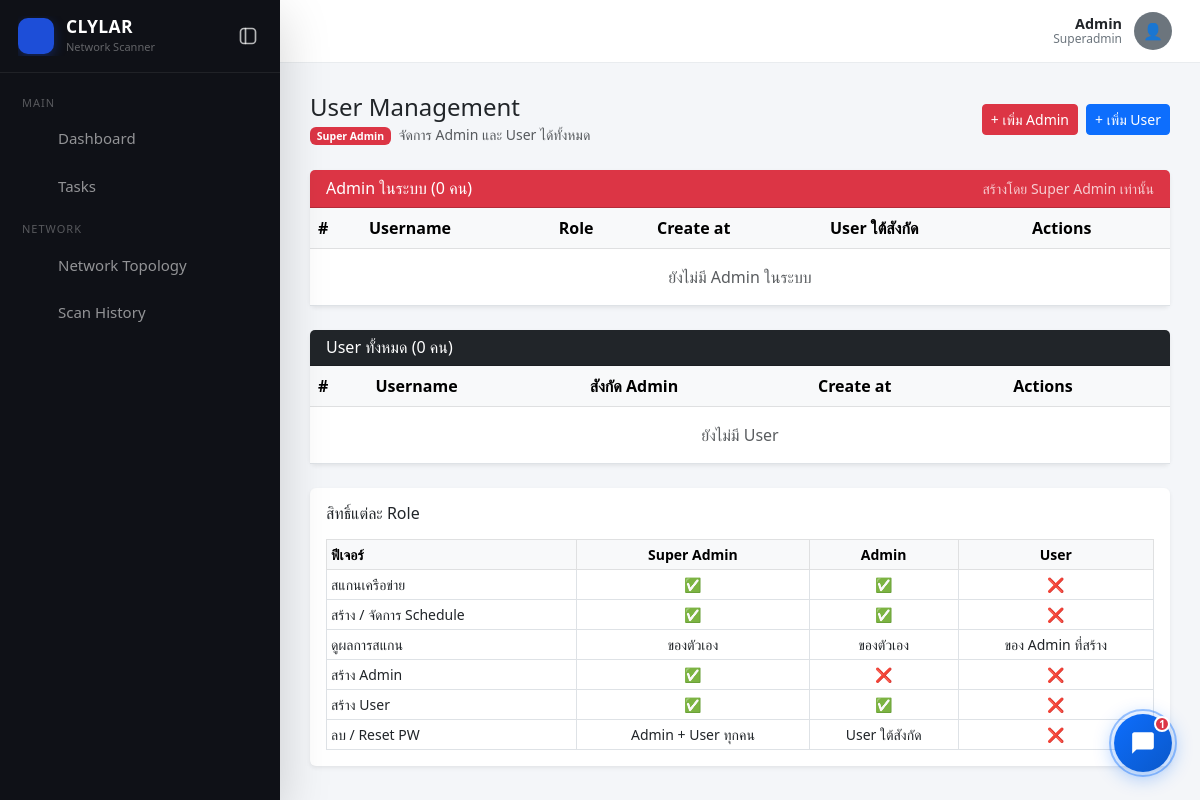
Page /users (signed in) on the earlier database version.
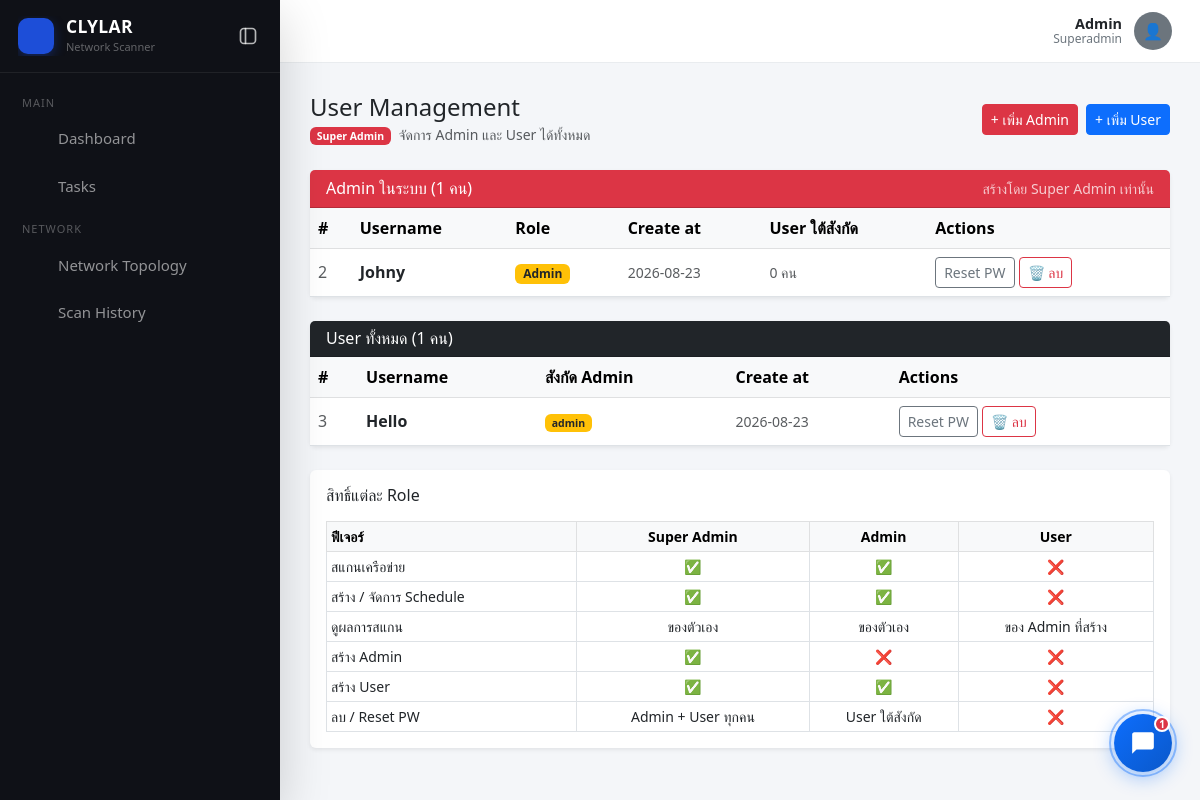
Same page on the later database version.
### models.py (models this page shows, shortened)
class User(db.Model, UserMixin):
    id = db.Column(db.Integer, primary_key=True)
    username = db.Column(db.String(50), unique=True, nullable=False)
    password_hash = db.Column(db.String(255), nullable=False)
    role = db.Column(db.String(20), default='user')
    created_by = db.Column(db.Integer, db.ForeignKey('user.id'), nullable=True)
    created_at = db.Column(db.DateTime, default=now_th)
    subordinates = db.relationship('User', backref=db.backref('creator', remote_side=[id]),
                                   foreign_keys=[created_by])
    @property
    def is_any_admin(self):
        return self.role in ('admin', 'superadmin')

### app.py (the view)
@app.route('/users')
@login_required
@user_management_required
def user_management():
    if current_user.role == 'superadmin':
        admins = User.query.filter_by(role='admin').order_by(User.id).all()
        users  = User.query.filter_by(role='user').order_by(User.id).all()
    else:
        admins = []
        users  = User.query.filter_by(role='user', created_by=current_user.id).order_by(User.id).all()
    return render_template('user_management.html', admins=admins, users=users)

### app.py (called while the page is built)
@login_manager.user_loader
def load_user(user_id):
    return User.query.get(int(user_id))

def user_management_required(f):
    @wraps(f)
    def decorated(*args, **kwargs):
        if not current_user.is_authenticated or not current_user.is_any_admin:
            abort(403)
        return f(*args, **kwargs)
    return decorated

### templates/user_management.html (shortened to what the changed rows need)
{% extends 'base.html' %}
{% block content %}
{% if current_user.role == 'superadmin' %}
<div class="card border-0 shadow-sm mb-4">
    <div class="card-header bg-danger text-white d-flex align-items-center justify-content-between">
        <h6 class="mb-0">Admin ในระบบ ({{ admins|length }} คน)</h6>
        <small class="opacity-75">สร้างโดย Super Admin เท่านั้น</small>
    </div>
    <table class="table table-hover align-middle mb-0">
        <thead class="table-light">
            <tr>
                <th>#</th>
                <th>Username</th>
                <th>Role</th>
                <th>Create at</th>
                <th>User ใต้สังกัด</th>
                <th>Actions</th>
            </tr>
        </thead>
        <tbody>
            {% for u in admins %}
            <tr>
                <td class="text-muted">{{ u.id }}</td>
                <td class="fw-bold">{{ u.username }}</td>
                <td><span class="badge bg-warning text-dark">Admin</span></td>
                <td class="small text-muted">{{ u.created_at.strftime('%Y-%m-%d') if u.created_at else '—' }}</td>
                <td class="small text-muted">{{ u.subordinates|length }} คน</td>
                <td>
                    <button class="btn btn-sm btn-outline-secondary"
                            data-bs-toggle="modal"
                            data-bs-target="#resetPwModal{{ u.id }}">
                            Reset PW
                    </button>
                    <form method="POST" action="/users/{{ u.id }}/delete" class="d-inline"
                          onsubmit="return confirm('ลบ Admin {{ u.username }} และ User ใต้สังกัดทั้งหมด?')">
                        <button class="btn btn-sm btn-outline-danger">🗑 ลบ</button>
                    </form>
                </td>
            </tr>
            {% else %}
            <tr>
                <td colspan="6" class="text-center text-muted py-3">ยังไม่มี Admin ในระบบ</td>
            </tr>
            {% endfor %}
        </tbody>
    </table>
</div>
{% endif %}
<div class="card border-0 shadow-sm mb-4">
    <div class="card-header bg-dark text-white d-flex align-items-center justify-content-between">
        <h6 class="mb-0">User
            {% if current_user.role == 'superadmin' %}
                ทั้งหมด ({{ users|length }} คน)
            {% else %}
                ใต้สังกัดของคุณ ({{ users|length }} คน)
            {% endif %}
        </h6>
    </div>
    <table class="table table-hover align-middle mb-0">
        <thead class="table-light">
            <tr>
                <th>#</th>
                <th>Username</th>
                {% if current_user.role == 'superadmin' %}<th>สังกัด Admin</th>{% endif %}
                <th>Create at</th>
                <th>Actions</th>
            </tr>
        </thead>
        <tbody>
            {% for u in users %}
            <tr>
                <td class="text-muted">{{ u.id }}</td>
                <td class="fw-bold">{{ u.username }}</td>
                {% if current_user.role == 'superadmin' %}
                <td class="small text-muted">
                    {% if u.creator %}
                        <span class="badge bg-warning text-dark">{{ u.creator.username }}</span>
                    {% else %}
                        <span class="text-muted">—</span>
                    {% endif %}
                </td>
                {% endif %}
                <td class="small text-muted">{{ u.created_at.strftime('%Y-%m-%d') if u.created_at else '—' }}</td>
                <td>
                    <button class="btn btn-sm btn-outline-secondary"
                            data-bs-toggle="modal"
                            data-bs-target="#resetPwModal{{ u.id }}">
                            Reset PW
                    </button>
                    <form method="POST" action="/users/{{ u.id }}/delete" class="d-inline"
                          onsubmit="return confirm('ลบ user {{ u.username }} ?')">
                        <button class="btn btn-sm btn-outline-danger">🗑 ลบ</button>
                    </form>
                </td>
            </tr>
            {% else %}
            <tr>
                <td colspan="{{ 5 if current_user.role == 'superadmin' else 4 }}" class="text-center text-muted py-3">
                    ยังไม่มี User
                </td>
            </tr>
            {% endfor %}
        </tbody>
    </table>
</div>
<div class="card border-0 shadow-sm mt-2">
    <div class="card-body">
        <table class="table table-sm table-bordered mb-0 text-center small">
            <thead class="table-light">
                <tr>
                    <th class="text-start">ฟีเจอร์</th>
                    <th>Super Admin</th>
                    <th>Admin</th>
                    <th>User</th>
                </tr>
            </thead>
        </table>
    </div>
</div>
{% endblock %}

Differences in the rows shown:
added User: id "2", username "Johny", created_at "2026-08-23", subordinates|length "0", shown under "Admin ในระบบ (1 คน)"
added User: id "3", username "Hello", creator.username "admin", created_at "2026-08-23", shown under "User ทั้งหมด (1 คน)"
Other differences:
{{ admins|length }}: "0" → "1"
{{ users|length }}: "0" → "1"
text no longer shown: "ยังไม่มี Admin ในระบบ ยังไม่มี User"
